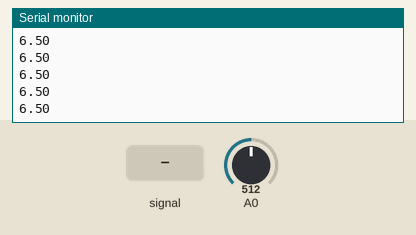
A sketch run on a simulated Arduino Uno, built with avr-gcc and run on an emulated ATmega328P. On the bench: the last lines printed to the serial monitor. The inputs (shaded band) are chosen by the test bench; at power-on: A0 = 512.

Above: at 1.2 s.
1.3 s: A0 fed a 200 Hz sine of ±81 counts around its level
At 1.8 s:
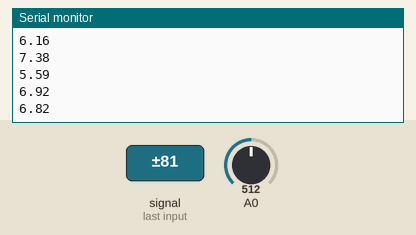
2.8 s: A0 set to 716
At 3.4 s:
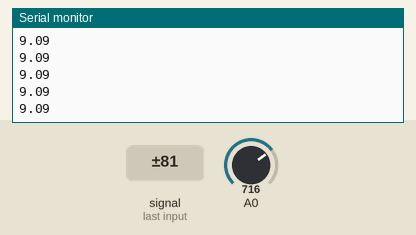
4.3 s: A0 set to 900
At 5.3 s:
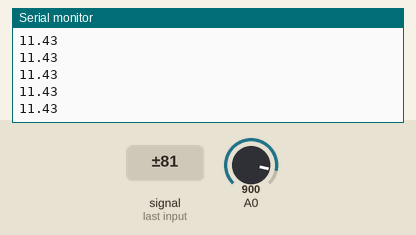
Timing chart, 0 to 7.3 s (numbered marks = the images above; inputs shaded):
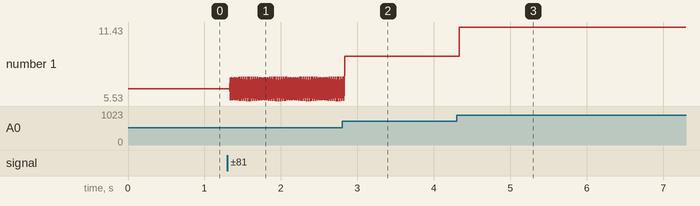

The sketch:

UltrasonicRangeFinder.ino
```cpp
void setup()
{
  Serial.begin(19200);
}

void loop()
{
  float range = 0;

  for (int i = 0; i<= 7; i++)
  {
    range += analogRead(0);
  }
  range /= 8; // Divide to finish the average calculation
  range /= 2; // Divide by two to convert to inches.
  range *= 0.0254; // Convert inches to m.
  Serial.println(range);
}
```

Measured:
- after the input at 1.3 s, the serial monitor: prints a new line at once (image 1)
- plotted number 1: 6.5 → 5.54 after the input at 1.3 s
